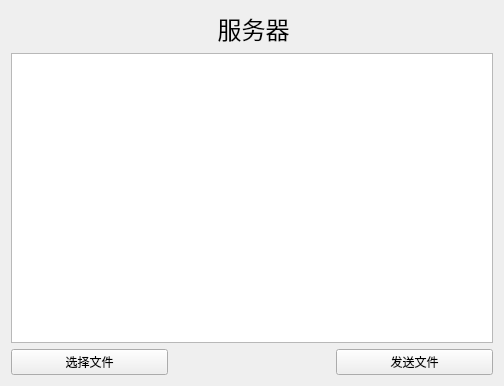
<?xml version="1.0" encoding="UTF-8"?>
<ui version="4.0">
 <class>Widget</class>
 <widget class="QWidget" name="Widget">
  <property name="geometry">
   <rect>
    <x>0</x>
    <y>0</y>
    <width>504</width>
    <height>386</height>
   </rect>
  </property>
  <property name="windowTitle">
   <string>Widget</string>
  </property>
  <layout class="QGridLayout" name="gridLayout">
   <item row="0" column="0">
    <spacer name="horizontalSpacer">
     <property name="orientation">
      <enum>Qt::Horizontal</enum>
     </property>
     <property name="sizeHint" stdset="0">
      <size>
       <width>155</width>
       <height>20</height>
      </size>
     </property>
    </spacer>
   </item>
   <item row="0" column="1">
    <widget class="QLabel" name="label">
     <property name="font">
      <font>
       <family>华光隶变_CNKI</family>
       <pointsize>18</pointsize>
      </font>
     </property>
     <property name="layoutDirection">
      <enum>Qt::LeftToRight</enum>
     </property>
     <property name="autoFillBackground">
      <bool>false</bool>
     </property>
     <property name="text">
      <string>       服务器</string>
     </property>
    </widget>
   </item>
   <item row="0" column="2">
    <spacer name="horizontalSpacer_2">
     <property name="orientation">
      <enum>Qt::Horizontal</enum>
     </property>
     <property name="sizeHint" stdset="0">
      <size>
       <width>155</width>
       <height>20</height>
      </size>
     </property>
    </spacer>
   </item>
   <item row="1" column="0" colspan="3">
    <widget class="QTextEdit" name="Message_QTE"/>
   </item>
   <item row="2" column="0">
    <widget class="QPushButton" name="Select_QPB">
     <property name="text">
      <string>选择文件</string>
     </property>
    </widget>
   </item>
   <item row="2" column="1">
    <spacer name="horizontalSpacer_3">
     <property name="orientation">
      <enum>Qt::Horizontal</enum>
     </property>
     <property name="sizeHint" stdset="0">
      <size>
       <width>155</width>
       <height>20</height>
      </size>
     </property>
    </spacer>
   </item>
   <item row="2" column="2">
    <widget class="QPushButton" name="Send_QPB">
     <property name="text">
      <string>发送文件</string>
     </property>
    </widget>
   </item>
  </layout>
 </widget>
 <resources/>
 <connections/>
</ui>
